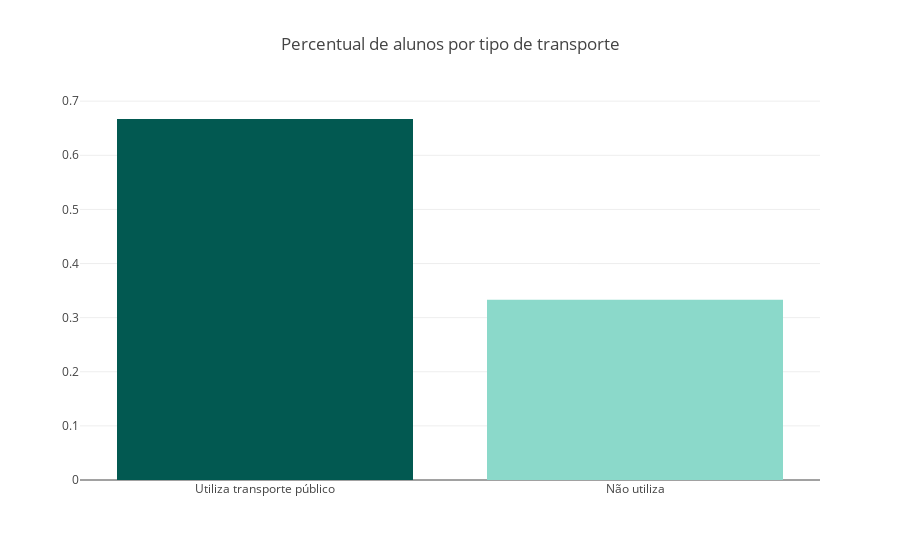

This figure's notebook cell:
### Code cell
title = 'Dentre alunos que utilizam ou não transporte público, qual percentual evade?'
x = 'CAT_IN_TRANSPORTE_PUBLICO'

plot_categoria(x, title, 'perc_transporte_evasao', title2='Percentual de alunos por tipo de transporte', save=False)

### Figure 1 — Plotly figure (JSON) as saved in the notebook; plotly's stock layout.template omitted (floating-point values rounded to 4 significant figures)
{"data": [{"marker": {"color": ["#025951", "#8BD9CA", "#BF7F30", "#F2C124", "#8C470B", "#DFC27D"]}, "type": "bar", "uid": "c525c9d9-bab5-4e73-86db-f713b652eba1", "x": ["Utiliza transporte público", "Não utiliza"], "y": [0.667, 0.333]}], "layout": {"title": {"text": "Percentual de alunos por tipo de transporte"}}}
